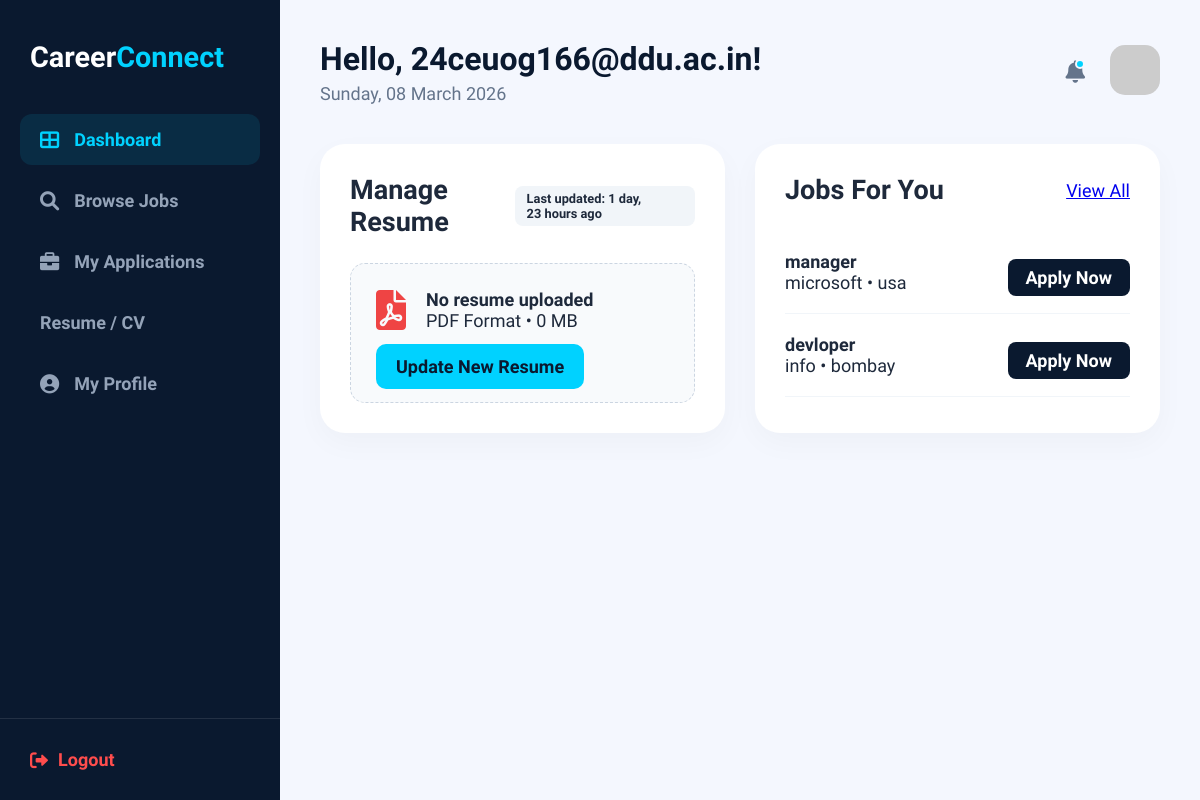
/job_seeker_dashboard/ (signed in), run on the app's committed database.
### accounts/models.py (models this page shows, shortened)
class User(AbstractUser):
    is_seeker = models.BooleanField(default=False)
    is_employer = models.BooleanField(default=False)
    profile_picture = models.ImageField(upload_to='profiles/', null=True, blank=True)

class seekerdb(models.Model):
    WORK_TYPES = (
        ('Remote', 'Remote'),
        ('On-site', 'On-site'),
        ('Hybrid', 'Hybrid'),
    )
    user = models.OneToOneField(User, on_delete=models.CASCADE, related_name='seeker_profile')
    full_name = models.CharField(max_length=255)
    experience_years = models.IntegerField(default=0)
    work_type = models.CharField(max_length=20, choices=WORK_TYPES, default='Remote')
    skills = models.TextField(help_text="Enter skills separated by commas")
    resume = models.FileField(
        upload_to='resumes/',
        validators=[FileExtensionValidator(['pdf', 'doc', 'docx'])],
        null=True, blank=True
    )
    resume_updated_at = models.DateTimeField(auto_now=True)
    profile_views = models.IntegerField(default=0)

class Job(models.Model):
    employer = models.ForeignKey(
        employerdb,
        on_delete=models.CASCADE,
        related_name="jobs"
    )
    company_name = models.CharField(max_length=200)
    location = models.CharField(max_length=200)
    contact = models.CharField(max_length=15)
    email = models.EmailField()
    job_role = models.CharField(max_length=200)
    experience = models.CharField(max_length=100)
    skills = models.TextField()
    is_active = models.BooleanField(default=True)
    created_at = models.DateTimeField(auto_now_add=True)

### accounts/views.py (the view)
# urls.py: path('job_seeker_dashboard/', views.job_seeker_dashboard, name='job_seeker_dashboard'),
@login_required
def job_seeker_dashboard(request):
    if not request.user.is_seeker:
        return redirect('homepage')
    profile = request.user.seeker_profile
    apps = Application.objects.filter(seeker=profile)
    stats = {
        'applied_count': apps.count(),
        'weekly_applied': apps.filter(applied_at__gte=datetime.now()-timedelta(days=7)).count(),
        'interview_count': apps.filter(status='Shortlisted').count(),
    }
    recommended = Job.objects.filter(is_active=True).order_by('-created_at')[:2]
    context = {
        'stats': stats,
        'resume': {
            'filename': profile.resume.name.split('/')[-1] if profile.resume else None,
            'updated_at': profile.resume_updated_at,
            'file': profile.resume
        },
        'recommended_jobs': recommended
    }
    return render(request, 'job_seeker_dashboard.html', context)

### templates/job_seeker_dashboard.html (shortened to what this page needs)
{% extends 'base.html' %} {% load static %} {% block navbar %}{% endblock %}
{%block footer %} {% endblock %} {% block extra_css %}
<link rel="stylesheet" href="{% static 'css/job_seeker_dashboard.css' %}" />
{% endblock %} {% block content %}
<div class="dashboard-container">
  <aside class="sidebar">
    <div class="sidebar-header">
      <a href="{% url 'homepage' %}" class="logo">Career<span>Connect</span></a>
    </div>
    <nav class="sidebar-nav">
      <ul>
        <li>
          <a href="{% url 'job_seeker_dashboard' %}" class="active">
            <i class="fas fa-th-large"></i> Dashboard
          </a>
        </li>
        <li>
          <a href="{% url 'view_all_jobs' %}"><i class="fas fa-search"></i> Browse Jobs</a>
        </li>
        <li>
            <a href="{% url 'my_applications' %}">
            <i class="fas fa-briefcase"></i> My Applications
            </a>
        </li>
        <li>
          <li><a href="{% url 'manage_resume' %}">Resume / CV</a></li>
        </li>
        <li>
          <a href="{% url 'my_profile' %}"><i class="fas fa-user-circle"></i> My Profile</a>
        </li>
      </ul>
    </nav>
    <div class="sidebar-footer">
      <a href="{% url 'logout' %}" class="logout-btn">
        <i class="fas fa-sign-out-alt"></i> Logout
      </a>
    </div>
  </aside>
  <main class="main-content">
    <header class="top-bar">
      <div class="greeting">
        <h1>Hello, {{ user.first_name|default:user.username }}!</h1>
        <p>{% now "l, d F Y" %}</p>
      </div>
      <div class="user-actions">
        <div class="notif-bell">
          <i class="fas fa-bell"></i>
          <span class="dot"></span>
        </div>
        <div class="profile-preview">
          {% if user.profile_picture %}
          <img src="{{ user.profile_picture.url }}" alt="Profile" />
          {% else %}
          <img
            src="https://ui-avatars.com/api/?name={{ user.username }}&background=00d2ff&color=0a192f"
            alt="Profile"
          />
          {% endif %}
        </div>
      </div>
    </header>
    <div class="dashboard-grid">
      <section class="content-box resume-box">
        <div class="box-header">
          <h2>Manage Resume</h2>
          <span class="status-tag"
            >Last updated: {{ resume.updated_at|timesince }} ago</span
          >
        </div>
        <div class="resume-display">
          <div class="file-info">
            <i class="fas fa-file-pdf"></i>
            <div>
              <h4>{{ resume.filename|default:"No resume uploaded" }}</h4>
              <p>PDF Format • {{ resume.size|default:"0" }} MB</p>
            </div>
          </div>
          <div class="resume-actions">
            <form
              action="{% url 'update_resume' %}"
              method="POST"
              enctype="multipart/form-data"
              id="resumeForm"
            >
              <label class="btn-cyan-upload">
                Update New Resume
              </label>
            </form>
          </div>
        </div>
      </section>
      <section class="content-box">
        <div class="box-header">
          <h2>Jobs For You</h2>
          <a href="{% url 'view_all_jobs' %}" class="link-cyan">View All</a>
        </div>
        <div class="job-list">
          {% for job in recommended_jobs %}
          <div class="job-item">
            <div class="job-main">
              <div>
                <h4>{{ job.job_role }}</h4>
                <p>{{ job.company_name }} • {{ job.location }}</p>
              </div>
            </div>
            <div class="job-meta">
        <a href="{% url 'apply_job' job.id %}" class="btn-navy-sm" style="text-decoration:none">
Apply Now
</a>        </div>
          </div>
          {% empty %}
          <p>No job recommendations found based on your profile.</p>
          {% endfor %}
        </div>
      </section>
    </div>
  </main>
</div>
{% endblock %}

### static/css/base.css (style rules this page uses)
:root { --navy: #0a192f; --cyan: #00d2ff; --cyan-glow: rgba(0, 210, 255, 0.4); --purple-glow: rgba(160, 32, 240, 0.3); --white: #ffffff; --light-bg: #f8fafc; --text-navy: #1e293b; --text-light: #64748b; }
* { margin: 0; padding: 0; box-sizing: border-box; }
body { font-family: "Plus Jakarta Sans", sans-serif; background-color: var(--white); color: var(--text-navy); font-size: 18px; }
.logo { font-size: 1.8rem; font-weight: 800; text-decoration: none; color: var(--white); }
.logo span { color: var(--cyan); }

### static/css/job_seeker_dashboard.css (style rules this page uses)
.dashboard-container { display: flex; min-height: 100vh; background-color: #f4f7fe; }
.sidebar { width: 280px; background: var(--navy); color: var(--white); display: flex; flex-direction: column; position: fixed; height: 100vh; }
.sidebar-header { padding: 40px 30px; }
.sidebar-nav { flex: 1; padding: 0 20px; }
.sidebar-nav ul { list-style: none; }
.sidebar-nav li { margin-bottom: 10px; }
.sidebar-nav a { display: flex; align-items: center; padding: 15px 20px; color: #94a3b8; text-decoration: none; border-radius: 12px; font-weight: 600; transition: 0.3s; }
.sidebar-nav a i { margin-right: 15px; font-size: 1.2rem; }
.sidebar-nav a:hover, .sidebar-nav a.active { background: rgba(0, 210, 255, 0.1); color: var(--cyan); }
.sidebar-footer { padding: 30px; border-top: 1px solid rgba(255, 255, 255, 0.1); }
.logout-btn { color: #ff4d4d; text-decoration: none; font-weight: 700; display: flex; align-items: center; gap: 10px; }
.main-content { flex: 1; margin-left: 280px; padding: 40px; }
.top-bar { display: flex; justify-content: space-between; align-items: center; margin-bottom: 40px; }
.greeting h1 { font-size: 2rem; color: var(--navy); }
.greeting p { color: var(--text-light); margin-top: 5px; }
.user-actions { display: flex; align-items: center; gap: 25px; }
.notif-bell { position: relative; font-size: 1.4rem; color: var(--text-light); cursor: pointer; }
.notif-bell .dot { position: absolute; top: 0; right: 0; width: 10px; height: 10px; background: var(--cyan); border-radius: 50%; border: 2px solid #f4f7fe; }
.profile-preview img { width: 50px; height: 50px; border-radius: 15px; object-fit: cover; }
.dashboard-grid { display: grid; grid-template-columns: 1fr 1fr; gap: 30px; }
.content-box { background: var(--white); padding: 30px; border-radius: 25px; box-shadow: 0 10px 30px rgba(0, 0, 0, 0.03); }
.box-header { display: flex; justify-content: space-between; align-items: center; margin-bottom: 25px; }
.status-tag { background: #f1f5f9; padding: 5px 12px; border-radius: 8px; font-size: 0.8rem; font-weight: 600; }
.resume-display { background: #f8fafc; padding: 25px; border-radius: 15px; border: 1px dashed #cbd5e1; }
.file-info { display: flex; align-items: center; gap: 20px; margin-bottom: 25px; }
.file-info i { font-size: 2.5rem; color: #ef4444; }
.resume-actions { display: flex; gap: 15px; }
.btn-cyan-upload { padding: 12px 20px; background: var(--cyan); color: var(--navy); border-radius: 10px; font-weight: 800; cursor: pointer; }
.job-item { display: flex; justify-content: space-between; align-items: center; padding: 20px 0; border-bottom: 1px solid #f1f5f9; }
.job-main { display: flex; gap: 15px; align-items: center; }
.job-meta { text-align: right; }
.btn-navy-sm { padding: 8px 18px; background: var(--navy); color: var(--white); border: none; border-radius: 8px; font-weight: 600; cursor: pointer; }

### data on the page
User: first_name "24ceuog166@ddu.ac.in"
seekerdb: updated_at "1 day, 23 hours"
Job: job_role "manager", company_name "microsoft", location "usa"
Job: job_role "devloper", company_name "info", location "bombay"

### other printed values
{{ resume.filename|default:"No resume uploaded" }} "No resume uploaded"
{{ resume.size|default:"0" }} "0"
